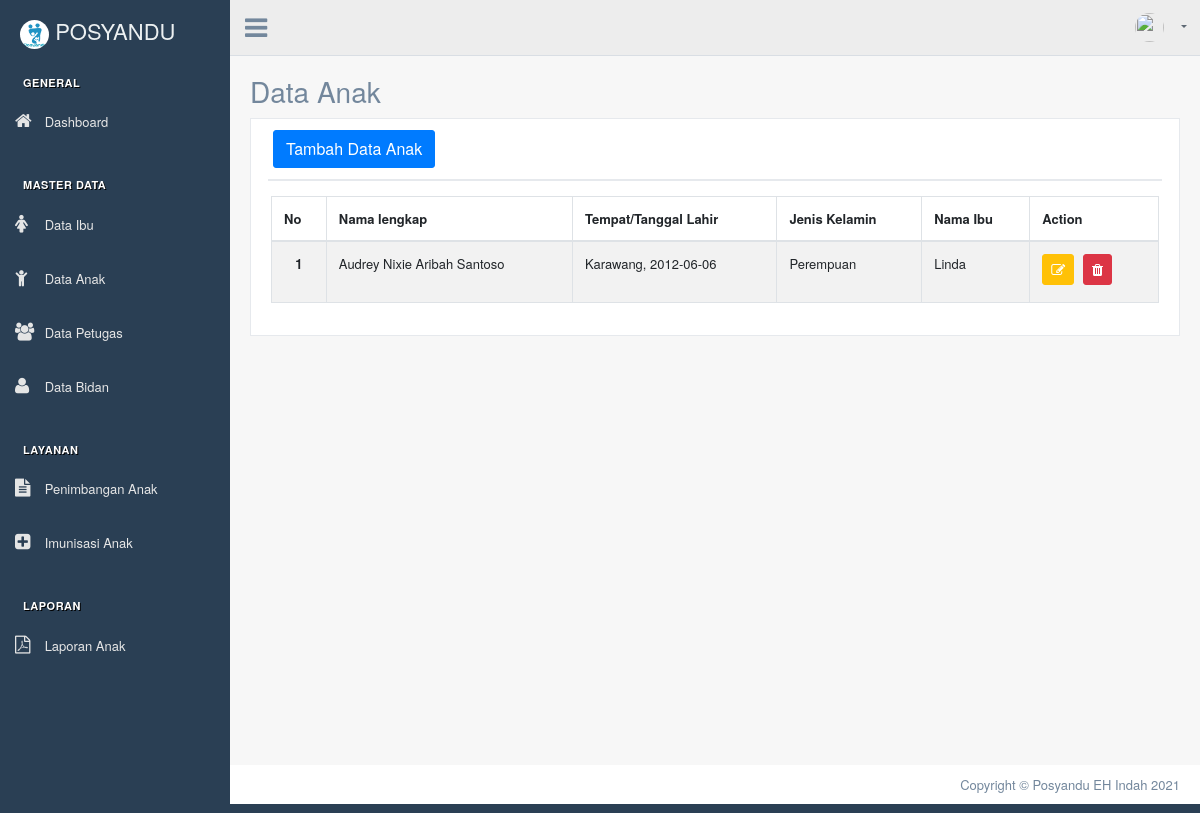
The page /index.php/anak on the database as committed earlier.
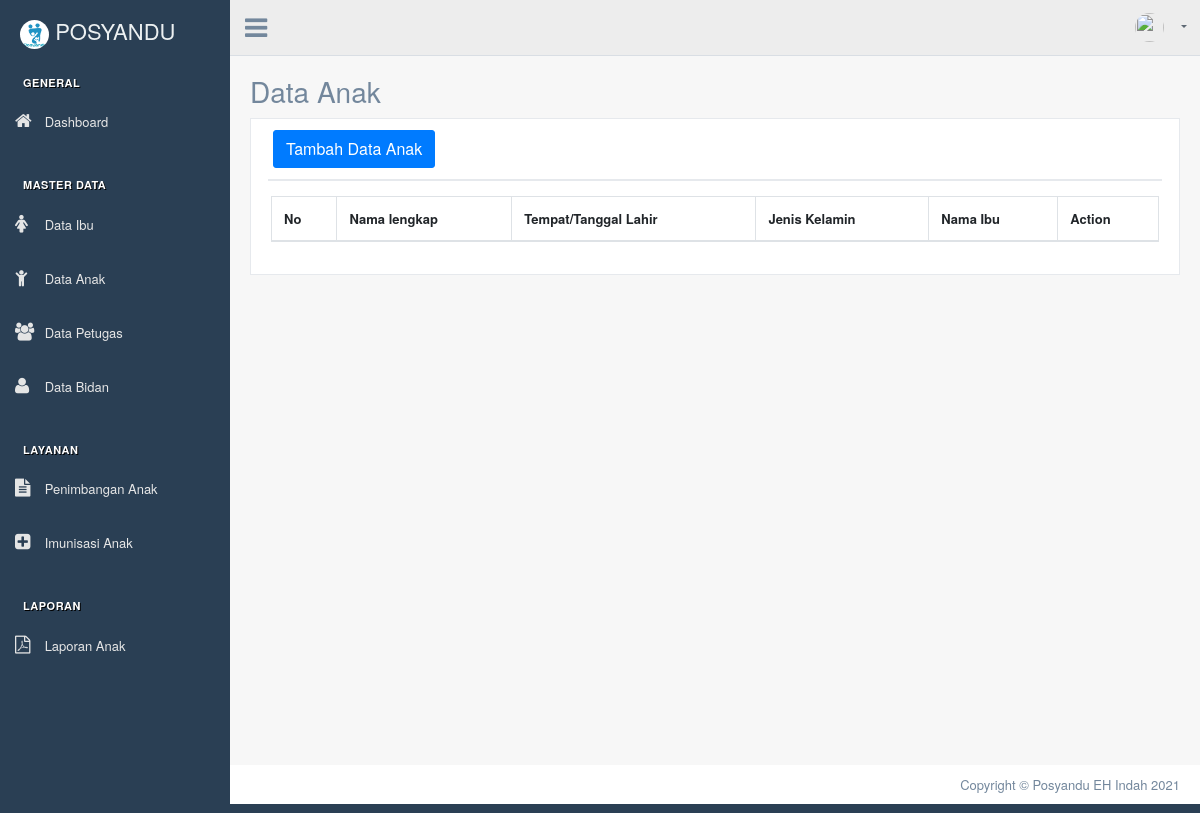
The same page on the database as committed later.
### tables this page shows
CREATE TABLE `anak` (
  `id_anak` int(11) NOT NULL,
  `nik_anak` varchar(16) NOT NULL,
  `nama_anak` varchar(50) NOT NULL,
  `tempat_lahir` varchar(30) NOT NULL,
  `tgl_lahir` date NOT NULL,
  `jenis_kelamin` enum('Laki-Laki','Perempuan') NOT NULL,
  `ibu_id` int(11) NOT NULL
);

CREATE TABLE `ibu` (
  `id_ibu` int(11) NOT NULL,
  `nama_ibu` varchar(50) NOT NULL,
  `tempat_lahir` varchar(30) NOT NULL,
  `tgl_lahir` date NOT NULL,
  `gol_dar` varchar(2) NOT NULL,
  `pendidikan` enum('Tidak Sekolah','SD','SMP','SMA','SMK','Perguruan Tinggi') NOT NULL,
  `pekerjaan` varchar(30) NOT NULL,
  `nama_suami` varchar(50) NOT NULL,
  `tempat_lahir_suami` varchar(30) NOT NULL,
  `tgl_lahir_suami` date NOT NULL,
  `pendidikan_suami` enum('Tidak Sekolah','SD','SMP','SMA','SMK','Perguruan Tinggi') NOT NULL,
  `pekerjaan_suami` varchar(30) NOT NULL,
  `alamat` text NOT NULL,
  `kecamatan` varchar(30) NOT NULL,
  `kota` varchar(30) NOT NULL,
  `no_tlp` varchar(13) NOT NULL
);

### application/controllers/Anak.php (called while the page is built, shortened)
<?php
class Anak extends CI_Controller
{
    public function __construct()
    {
        $this->load->model('Anak_model');
    }
    public function index()
    {
        $data['title'] = 'Data Anak | Posyandu EH Indah';
        $data['user'] = $this->db->get_where('user', ['username' => $this->session->userdata('username')])->row_array();
        $data['anak'] = $this->Anak_model->getDataAnak();
        $this->load->view('templates/header-datatables', $data);
        $this->load->view('templates/sidebar');
        $this->load->view('templates/topbar', $data);
        $this->load->view('anak/index', $data);
        $this->load->view('templates/footer-datatables');
    }
}

### index.php (called while the page is built, shortened)
<?php
require_once BASEPATH.'core/CodeIgniter.php';

### application/models/Anak_model.php (called while the page is built, shortened)
<?php
class Anak_model extends CI_Model
{
    public function getDataAnak()
    {
        $query = "SELECT anak.*, ibu.nama_ibu
                    From anak JOIN ibu
                    ON anak.ibu_id = ibu.id_ibu
                    ";
        return $this->db->query($query)->result_array();
    }
}

### application/views/anak/index.php (the view, shortened to what this page needs)
<div class="right_col" role="main">
    <div class="page-title">
        <div class="title_left">
            <h3>Data Anak</h3>
        </div>
    </div>
    <div class="clearfix"></div>
    <div class="row">
        <div class="col-md-12 col-sm-12 ">
            <div class="x_panel">
                <div class="x_title">
                    <button type="button" class="btn btn-primary" data-toggle="modal" data-target="#addDataAnakModal">Tambah Data Anak</button>
                </div>
                <div class="x_content">
                    <div class="row">
                        <div class="col-sm-12">
                            <div class="card-box table-responsive">
                                <table id="datatable" class="table table-striped table-bordered" style="width:100%">
                                    <thead>
                                        <tr>
                                            <th>No</th>
                                            <th>Nama lengkap</th>
                                            <th>Tempat/Tanggal Lahir</th>
                                            <th>Jenis Kelamin</th>
                                            <th>Nama Ibu</th>
                                            <th>Action</th>
                                        </tr>
                                    </thead>
                                    <tbody>
                                        <?php $i = 1; ?>
                                        <?php foreach ($anak as $n) : ?>
                                            <tr>
                                                <th scope="row">
                                                    <center><?= $i; ?></center>
                                                </th>
                                                <td><?= $n['nama_anak']; ?></td>
                                                <td><?= $n['tempat_lahir'] . ', ' . $n['tgl_lahir']; ?></td>
                                                <td><?= $n['jenis_kelamin']; ?></td>
                                                <td><?= $n['nama_ibu']; ?></td>
                                                <td>
                                                    <a data-toggle="modal" data-target="#editDataAnakModal<?= $n['id_anak']; ?>" href="<?= base_url(); ?>anak/updateDataAnak/<?= $n['id_anak']; ?>" class="btn btn-warning btn-circle btn-sm">
                                                        <i class="fa fa-edit"></i>
                                                    </a>
                                                    <a data-toggle="tooltip" href="<?= base_url(''); ?>anak/deleteDataAnak/<?= $n['id_anak']; ?>" class="btn btn-danger btn-circle btn-sm tbl-hapus" title="Delete">
                                                        <i class="fa fa-trash"></i>
                                                    </a>
                                                </td>
                                            </tr>
                                            <?php $i++; ?>
                                        <?php endforeach; ?>
                                    </tbody>
                                </table>
                            </div>
                        </div>
                    </div>
                </div>
            </div>
        </div>
    </div>
    <?php
    foreach ($anak as $row) {
    ?>
</div>
</div>
<?php
    }
?>
</div>

Rows that differ between the two databases and show on the page:
no longer on this page (row edited): anak: nama_anak "Audrey Nixie Aribah Santoso", tempat_lahir "Karawang", tgl_lahir "2012-06-06", jenis_kelamin "Perempuan", ibu.nama_ibu "Linda"
